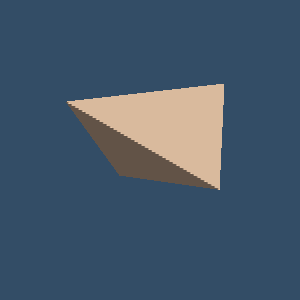

Here is the Python script that generated this plot:
#!/usr/bin/env python

# Render a tetrahedron — a 3D cell with four triangular faces,
# defined by 4 explicit point coordinates.

# Factory overrides: importing these modules registers the OpenGL rendering
# and interaction style implementations.
import vtkmodules.vtkInteractionStyle  # noqa: F401
import vtkmodules.vtkRenderingOpenGL2  # noqa: F401
# VTK pipeline classes used in this example
from vtkmodules.vtkCommonCore import vtkPoints
from vtkmodules.vtkCommonDataModel import (
    VTK_TETRA,
    vtkCellArray,
    vtkTetra,
    vtkUnstructuredGrid,
)
from vtkmodules.vtkRenderingCore import (
    vtkActor,
    vtkDataSetMapper,
    vtkRenderWindow,
    vtkRenderWindowInteractor,
    vtkRenderer,
)

# Colors (normalized RGB)
peach_puff_rgb = (1.0, 0.855, 0.725)
dark_blue_background_rgb = (0.2, 0.302, 0.4)

# Points: 4 vertices of a tetrahedron centered near the origin
points = vtkPoints()
points.InsertNextPoint(-0.5, -0.5, -0.5)
points.InsertNextPoint(0.5, -0.5, -0.5)
points.InsertNextPoint(0.5, 0.5, -0.5)
points.InsertNextPoint(-0.5, 0.5, 0.5)

# Cell: tetrahedron with 4 point IDs
tetrahedron = vtkTetra()
tetrahedron.GetPointIds().SetId(0, 0)
tetrahedron.GetPointIds().SetId(1, 1)
tetrahedron.GetPointIds().SetId(2, 2)
tetrahedron.GetPointIds().SetId(3, 3)

cells = vtkCellArray()
cells.InsertNextCell(tetrahedron)

# Unstructured grid: holds the single cell
grid = vtkUnstructuredGrid()
grid.SetPoints(points)
grid.SetCells(VTK_TETRA, cells)

# Mapper: map the grid to graphics primitives
mapper = vtkDataSetMapper()
mapper.SetInputData(grid)

# Actor: position, orient, and color the cell
actor = vtkActor()
actor.SetMapper(mapper)
actor.GetProperty().SetColor(peach_puff_rgb)
actor.RotateX(20.0)
actor.RotateY(-20.0)

# Renderer: assemble the scene
renderer = vtkRenderer()
renderer.AddActor(actor)
renderer.SetBackground(dark_blue_background_rgb)

# Render window: display the rendered scene
render_window = vtkRenderWindow()
render_window.AddRenderer(renderer)
render_window.SetWindowName("cell3d tetrahedron")
render_window.SetMultiSamples(0)
render_window.SetSize(300, 300)

# Interactor: handle mouse and keyboard events
render_window_interactor = vtkRenderWindowInteractor()
render_window_interactor.SetRenderWindow(render_window)

# Scene: configure the camera
renderer.ResetCamera()

# Start: launch the interactive visualization
render_window_interactor.Initialize()
render_window_interactor.Start()
